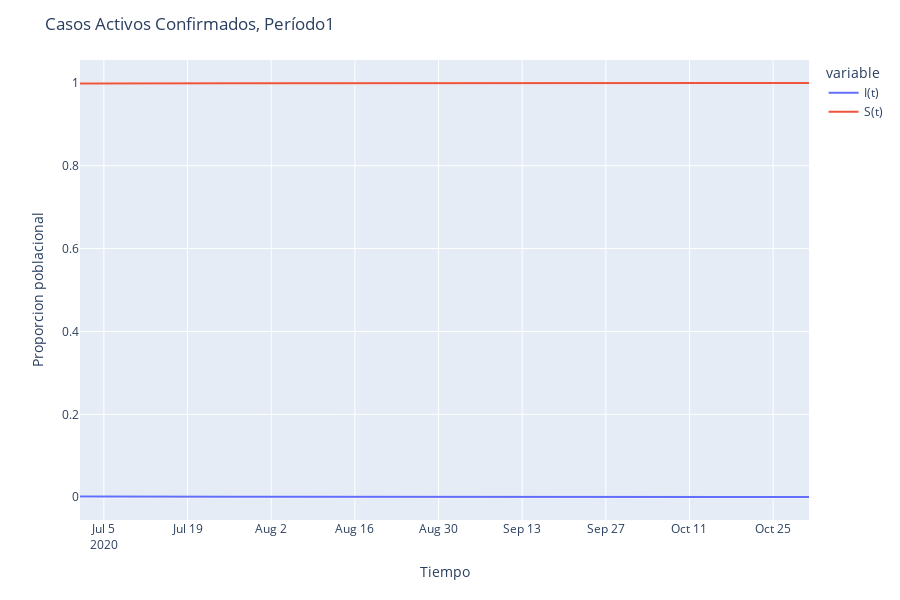

Notebook source saved alongside this figure:
### Code cell
fig = px.line(periodo, x=periodo.index, y=['Casos activos confirmados', 'S(t)'])
newnames = {'Casos activos confirmados': "I(t)", 'S(t)': "S(t)"}
fig.for_each_trace(lambda t: t.update(name = newnames[t.name],
                                      legendgroup = newnames[t.name],
                                      hovertemplate = t.hovertemplate.replace(t.name, newnames[t.name])))

fig.update_layout(title='Casos Activos Confirmados, Período'+periodo_t,xaxis_title='Tiempo',yaxis_title='Proporcion poblacional')

fig.show()
